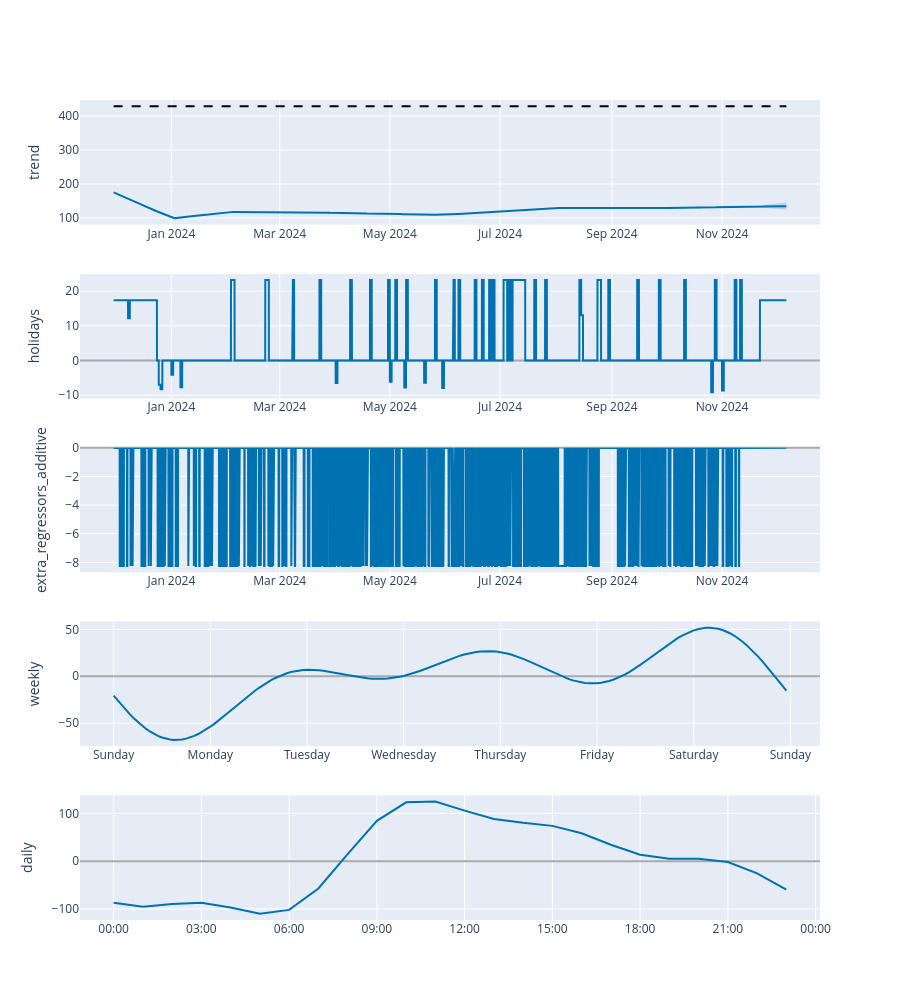

Source (notebook cell):
### Code cell
#python -m pip install prophet

from meteostat import Point
import pandas as pd
from prophet import Prophet
from prophet.plot import plot_plotly, plot_components_plotly, add_changepoints_to_plot
import warnings
from meteostat import Hourly
from prophet.diagnostics import cross_validation, performance_metrics


def weather_data():

    start_date = pd.to_datetime('2024-11-13')
    end_date = pd.to_datetime('2024-12-31')
    point = Point(47.4145, 9.7381)
    weather_data_hourly = Hourly(point, start_date, end_date)
    weather_data_hourly = weather_data_hourly.fetch()

    weather_hourly_cols = ['rhum', 'tsun']
    weather_hourly = weather_data_hourly[weather_hourly_cols].reset_index()
    weather_hourly['time'] = pd.to_datetime(weather_hourly['time'])
    return weather_hourly


def future_chriskmarkt_days():
    future_time = pd.date_range(start='2024-11-22', end='2024-12-23', freq='D')
    future_time = future_time.date
    df = pd.DataFrame({
    'ds': future_time,
    'event_name': 'Christkindlemarkt'
    })
    return df


warnings.simplefilter(action='ignore', category=FutureWarning)

data = pd.read_csv('./data/out_hourly.csv')

df = pd.DataFrame(data)

df['timestamp'] = pd.to_datetime(df['timestamp'])

#start_date = pd.to_datetime('2023-11-30')
#end_date = pd.to_datetime('2024-09-01')
#df = df[(df['timestamp'] >= start_date) & (df['timestamp'] <= end_date)]

df_p = df[['timestamp', 'value']]
df_p = df.rename(columns={'timestamp': 'ds', 'value': 'y'})
df_p['cap'] = 429
df_p['floor'] = 0


df_events = df[['timestamp', 'event_name']]
df_events = df_events[df_events['event_name'].notna()]
df_events['ds'] = pd.to_datetime(df_events['timestamp']).dt.date
df_events = df_events.drop_duplicates(subset=['ds', 'event_name'])
df_events = df_events.drop('timestamp', axis=1)
df_chris = df_events[df_events['event_name'] == 'Christkindlemarkt']
df_events = df_events[df_events['event_name'] != 'Christkindlemarkt']
df_chris =pd.concat([df_chris, future_chriskmarkt_days()])

events = pd.DataFrame({
  'holiday': 'event',
  'ds': df_events['ds'],
  'lower_window': 0,
  'upper_window': 0,
})
chris = pd.DataFrame({
    'holiday': 'Christkindlemarkt',
    'ds': df_chris['ds'],
    'lower_window': 0,
    'upper_window': 0,
})
event_dates = pd.concat((chris, events))
m = Prophet( weekly_seasonality=True, holidays=event_dates, changepoint_prior_scale=0.1, seasonality_prior_scale=0.1, holidays_prior_scale= 0.01, interval_width=0.95)
m.add_seasonality(name='weekly', period=168, fourier_order=3, prior_scale=0.2)


df_future_weather = pd.DataFrame(weather_data())
print(df_future_weather)
def weather_sun(ds):
    date = pd.to_datetime(ds)
    row1 = None
    row2 = None
    if pd.to_datetime('2023-11-30') <= date <= pd.to_datetime('2024-11-12'):
        row1 = df_p[df_p['ds'] == date]
    else:
        row2 = df_future_weather[df_future_weather['time'].dt.date == date]

    if row1 is not None and not row1.empty and row1['tsun'].iloc[0] > 0:
        return 1
    elif row2 is not None and not row2.empty and row2['tsun'].iloc[0] > 0:
        return 1
    else:
        return 0

def weather_hum(ds):
    date = pd.to_datetime(ds)
    row1 = None
    row2 = None
    if pd.to_datetime('2023-11-30') <= date <= pd.to_datetime('2024-11-12'):
        row1 = df_p[df_p['ds'] == date]
    else:
        row2 = df_future_weather[df_future_weather['time'].dt.date == date]

    if row1 is not None and not row1.empty and row1['rhum'].iloc[0] > 0:
        return -1
    elif row2 is not None and not row2.empty and row2['rhum'].iloc[0] > 0:
        return -1
    else:
        return 0

df_p['sun'] = df_p['ds'].apply(weather_sun)
df_p['hum'] = df_p['ds'].apply(weather_hum)
m.add_regressor('sun')
m.add_regressor('hum')
m.add_country_holidays(country_name='AT')
m.fit(df_p)



future = m.make_future_dataframe(periods=600, freq='H')
future['cap'] = 429
future['floor'] = 0

future['sun'] = future['ds'].apply(weather_sun)
future['hum'] = future['ds'].apply(weather_hum)
forecast = m.predict(future)
#forecast[(forecast['Christkindlemarkt'] + forecast['event']).abs() > 0][
      #  ['ds', 'Christkindlemarkt', 'event']][-10:]


#The predict method will assign each row in future a predicted value which it names yhat
forecast[['ds', 'yhat', 'yhat_lower', 'yhat_upper']].tail() #row in future a predicted value which it names yhat as well as columns for components and uncertainty intervals.


fig1 = m.plot(forecast)
a = add_changepoints_to_plot(fig1.gca(), m, forecast)
#If you want to see the forecast components, you can use the Prophet.plot_components method. By default you’ll see the trend, yearly seasonality, and weekly seasonality of the time series. If you include holidays, you’ll see those here, too.
fig2 = m.plot_components(forecast)

#An interactive figure of the forecast and components can be created with plotly. You will need to install plotly 4.0 or above separately, as it will not by default be installed with prophet. You will also need to install the notebook and ipywidgets packages.
plot_plotly(m, forecast)
plot_components_plotly(m, forecast)

### Figure 1 — Plotly figure (JSON) as saved in the notebook; plotly's stock layout.template omitted (floating-point values rounded to 4 significant figures; data arrays with more than 128 entries replaced by an {"elided": "..."} marker saying what was removed)
{"data": [{"line": {"color": "#0072B2", "width": 2}, "mode": "lines", "name": "trend", "x": {"elided": "8694 str values"}, "y": {"elided": "8694 float values"}, "type": "scatter", "xaxis": "x", "yaxis": "y"}, {"line": {"color": "rgba(0, 114, 178, 0.2)", "width": 0}, "mode": "lines", "name": "trend_upper", "x": {"elided": "8694 str values"}, "y": {"elided": "8694 float values"}, "type": "scatter", "xaxis": "x", "yaxis": "y"}, {"fill": "tonexty", "fillcolor": "rgba(0, 114, 178, 0.2)", "line": {"color": "rgba(0, 114, 178, 0.2)", "width": 0}, "mode": "lines", "name": "trend_lower", "x": {"elided": "8694 str values"}, "y": {"elided": "8694 float values"}, "type": "scatter", "xaxis": "x", "yaxis": "y"}, {"line": {"color": "black", "dash": "dash", "width": 2}, "mode": "lines", "name": "Cap", "x": {"elided": "8694 str values"}, "y": {"elided": "8694 int values"}, "type": "scatter", "xaxis": "x", "yaxis": "y"}, {"line": {"color": "#0072B2", "width": 2}, "mode": "lines", "name": "holidays", "text": {"elided": "8694 str values"}, "x": {"elided": "8694 str values"}, "y": {"elided": "8694 float values"}, "type": "scatter", "xaxis": "x2", "yaxis": "y2"}, {"line": {"color": "#0072B2", "width": 2}, "mode": "lines", "name": "extra_regressors_additive", "x": {"elided": "8694 str values"}, "y": {"elided": "8694 float values"}, "type": "scatter", "xaxis": "x3", "yaxis": "y3"}, {"line": {"color": "#0072B2", "width": 2}, "mode": "lines", "name": "weekly", "x": {"elided": "168 str values"}, "y": {"elided": "168 float values"}, "type": "scatter", "xaxis": "x4", "yaxis": "y4"}, {"line": {"color": "#0072B2", "width": 2}, "mode": "lines", "name": "daily", "x": ["2017-01-01T00:00:00.000000000", "2017-01-01T01:00:00.000000000", "2017-01-01T02:00:00.000000000", "2017-01-01T03:00:00.000000000", "2017-01-01T04:00:00.000000000", "2017-01-01T05:00:00.000000000", "2017-01-01T06:00:00.000000000", "2017-01-01T07:00:00.000000000", "2017-01-01T08:00:00.000000000", "2017-01-01T09:00:00.000000000", "2017-01-01T10:00:00.000000000", "2017-01-01T11:00:00.000000000", "2017-01-01T12:00:00.000000000", "2017-01-01T13:00:00.000000000", "2017-01-01T14:00:00.000000000", "2017-01-01T15:00:00.000000000", "2017-01-01T16:00:00.000000000", "2017-01-01T17:00:00.000000000", "2017-01-01T18:00:00.000000000", "2017-01-01T19:00:00.000000000", "2017-01-01T20:00:00.000000000", "2017-01-01T21:00:00.000000000", "2017-01-01T22:00:00.000000000", "2017-01-01T23:00:00.000000000"], "y": [-87.06, -95.28, -89.53, -86.78, -97.01, -110.0, -101.9, -57.17, 14.94, 84.48, 123.2, 124.7, 105.8, 88.18, 80.21, 73.89, 58.44, 34.38, 13.39, 4.997, 4.921, -1.764, -25.3, -59.63], "type": "scatter", "xaxis": "x5", "yaxis": "y5"}], "layout": {"xaxis": {"anchor": "y", "domain": [0.0, 1.0], "range": ["2023-11-11T08:51:00", "2024-12-25T06:09:00"], "type": "date"}, "yaxis": {"anchor": "x", "domain": [0.848, 1.0], "title": {"text": "trend"}, "rangemode": "normal", "zerolinecolor": "#AAA"}, "xaxis2": {"anchor": "y2", "domain": [0.0, 1.0], "range": ["2023-11-11T08:51:00", "2024-12-25T06:09:00"], "type": "date"}, "yaxis2": {"anchor": "x2", "domain": [0.636, 0.788], "title": {"text": "holidays"}, "rangemode": "tozero", "zerolinecolor": "#AAA"}, "xaxis3": {"anchor": "y3", "domain": [0.0, 1.0], "range": ["2023-11-11T08:51:00", "2024-12-25T06:09:00"], "type": "date"}, "yaxis3": {"anchor": "x3", "domain": [0.424, 0.576], "title": {"text": "extra_regressors_additive"}, "rangemode": "tozero", "zerolinecolor": "#AAA"}, "xaxis4": {"anchor": "y4", "domain": [0.0, 1.0], "range": ["2016-12-31T15:39:00", "2017-01-08T07:21:00"], "tickformat": "%A", "type": "date"}, "yaxis4": {"anchor": "x4", "domain": [0.212, 0.364], "title": {"text": "weekly"}, "zerolinecolor": "#AAA"}, "xaxis5": {"anchor": "y5", "domain": [0.0, 1.0], "range": ["2016-12-31T22:51:00", "2017-01-02T00:09:00"], "tickformat": "%H:%M", "type": "date"}, "yaxis5": {"anchor": "x5", "domain": [0.0, 0.152], "title": {"text": "daily"}, "zerolinecolor": "#AAA"}, "height": 1000, "showlegend": false, "width": 900}}
